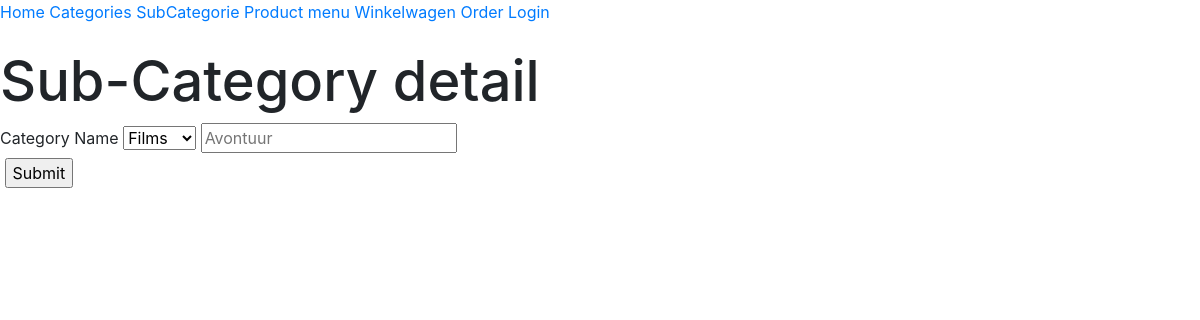
The app's page /subcategory/detail/1 with its own data.
### tables this page shows
CREATE TABLE `Menu` (
  `MenuID` int(10) NOT NULL,
  `MenuName` varchar(50) NOT NULL,
  `MenuLink` varchar(50) NOT NULL
);

CREATE TABLE `subcategorie` (
  `SubCategoryID` int(10) NOT NULL,
  `CategoryID` int(10) NOT NULL,
  `SubCategoryName` varchar(50) NOT NULL
);

### libs/View.php (called while the page is built, shortened)
<?php
class View{
    public function render($name)
    {
        require_once 'repository/menu_repository.php';
        $menu = new Menu_Repository();
        $this->header = $menu->getAllMenus();
        require $GLOBALS['view'].'header.php';
        require $GLOBALS['view'].$name. '.php';
        require $GLOBALS['view'].'footer.php';
    }
}

### controllers/subcategory.php (called while the page is built, shortened)
<?php
class Subcategory extends Controller
{
    public function detail($id)
    {
        $this->view->subcategory = $this->repository->getSubcategoryById($id);
        include 'repository/category_repository.php';
        $CateRepo = new Category_Repository();
        $this->view->category = $CateRepo->getAllCategories();
        $this->view->render('subcategoryDetail');
    }
}

### index.php (called while the page is built, shortened)
<?php
$app = new Bootstrap();
?>

### libs/Repository.php (called while the page is built)
<?php
class Repository
{
    public function __construct(){
        $this->db = new Database();
    }
}

### repository/menu_repository.php (called while the page is built, shortened)
<?php
class Menu_Repository extends Repository
{
    public function getAllMenus()
    {
        $statement = $this->db->prepare("SELECT * FROM Menu;");
        $statement->execute();
        $data = $statement->fetchAll(PDO::FETCH_CLASS, 'Menu_Model');
        return $data;
    }
}

### repository/subcategory_repository.php (called while the page is built, shortened)
<?php
class Subcategory_Repository extends Repository
{
    public function getSubcategoryById($SubCategoryID)
    {
        $statement = $this->db->prepare("SELECT * FROM subcategorie WHERE
         SubCategoryID = :SubCategoryID;");
         $statement->execute(array(
             ':SubCategoryID' => $SubCategoryID,
         ));
         $statement->setFetchMode(PDO::FETCH_CLASS, 'Subcategory_Model');
         $data = $statement->fetch();
         return $data;
    }
}

### libs/Controller.php (called while the page is built, shortened)
<?php
class Controller
{
    public function loadModel($name)
    {
        if (file_exists($GLOBALS['rep'].$name.'_repository.php')){
            $this->repository = new $modelname;
        }
    }
}

### repository/category_repository.php (called while the page is built, shortened)
<?php
class Category_Repository extends Repository
{
    public function getAllCategories()
    {
        $statement = $this->db->prepare("SELECT * FROM Categorie;");
        $statement->execute();
        $data  = $statement->fetchAll(PDO::FETCH_CLASS, 'Category_Model');
        return $data;
    }
}

### views/subcategoryDetail.php (the view)
<h1> Sub-Category detail</h1>
<form action="<?php ROOTURL?>/subcategory/edit/<?php echo $this->subcategory->SubCategoryID;?>" method="post">
<label>Category Name</label>
<select name="CategoryID">
<?php foreach ($this->category as &$obj){?>
<option value="<?php echo $obj->CategoryID?>">
<?php echo $obj->CategoryName?></label>
<?php }?>
</select>
<input type="text" name="SubCategoryName" placeholder="<?php echo $this->subcategory->SubCategoryName;?>"/><br/>
<label></label> <input type="submit" />

### views/header.php (shortened to what this page needs)
<html>
    <head>
    <link rel="stylesheet" href="/public/css/bootstrap.css">
</head>
<body>
<div id="header">
<?php foreach ($this->header as $key) { ?>
    <a href=" <?php echo ROOTURL. $key->MenuLink ?> "> <?php echo $key->MenuName ?></a>
<?php } ?>
<?php if (Session::get('id')): ?>
    <a href="<?php ROOTURL?>/login/logout">Logout</a>
<?php else: ?>
    <a href="<?php ROOTURL?>/login">Login</a>
<?php endif; ?>
</div>
<div id="content">
<?php if (isset($this->msg)){echo $this->msg;};?> <br/>

### records on screen
menu: MenuName "Home"
menu: MenuName "Categories"
menu: MenuName "SubCategorie"
menu: MenuName "Product"
menu: MenuName "menu"
menu: MenuName "Winkelwagen"
menu: MenuName "Order"
subcategorie: SubCategoryName "Avontuur"

### other values on screen
form field CategoryID "Films"
